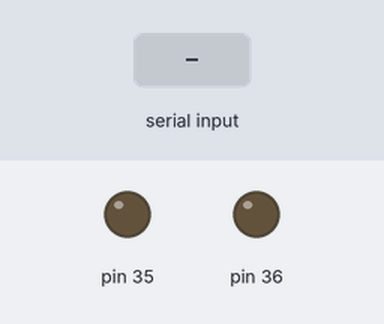
The sketch below on a simulated Arduino Mega 2560, built with avr-gcc and run on an emulated ATmega2560. Parts: output pins drawn as LEDs (lit = HIGH). The test bench sets the inputs (shaded band). The modem accepts every AT command (registered, SIM ready, sends succeed) and sends nothing else; what the sketch prints to the serial monitor is not drawn.

Above: at 0.1 s.
At 4.1 s:
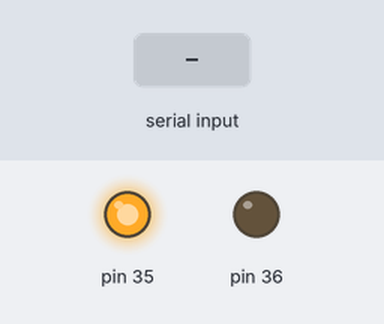
At 12.8 s:
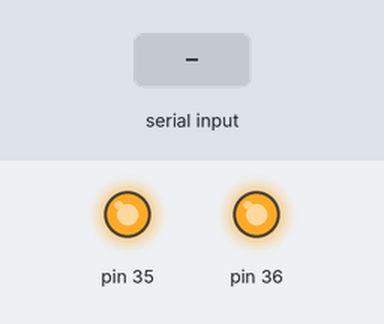
12.9 s: "OK,1\n" received over the second serial link
14.4 s: "+CMTI\n" received over the second serial link
15.9 s: "+CMGR\n" received over the second serial link
Timing chart, 0 to 18.9 s (numbered marks = the images above; inputs shaded):
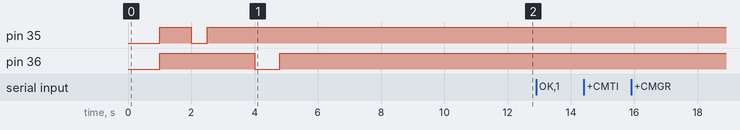

The sketch:

T2603_Clipper_AutoReply.ino
```cpp
// !!!!!!!!!  NOT YET TESTED
#include <Arduino.h>

#define LteSerial Serial1

#define PIN_TX0     (32u)
#define PIN_RX0     (33u)
#define PIN_PWRKEY  (36u)
#define PIN_RESET   (35u)

void sendAT(const char *cmd, uint32_t wait = 500) {
  Serial.print(">> ");
  Serial.println(cmd);
  LteSerial.println(cmd);
  delay(wait);

  while (LteSerial.available()) {
    Serial.write(LteSerial.read());
  }
  Serial.println();
}

String readLineFromLTE() {
  String s = "";
  while (LteSerial.available()) {
    char c = LteSerial.read();
    s += c;
    if (c == '\n') break;
  }
  return s;
}

void readSMS(int index);

// ------------------------------------------------------------
// Check for incoming SMS
// ------------------------------------------------------------
void checkIncomingSMS() {
  if (!LteSerial.available()) return;

  String line = readLineFromLTE();
  line.trim();

  if (line.length() == 0) return;

  Serial.print("[LTE] ");
  Serial.println(line);

  if (line.startsWith("+CMTI")) {
    int comma = line.indexOf(',');
    if (comma > 0) {
      int index = line.substring(comma + 1).toInt();
      Serial.print("[INFO] New SMS at index ");
      Serial.println(index);
      readSMS(index);
    }
  }
}

// ------------------------------------------------------------
// Read SMS and auto‑reply
// ------------------------------------------------------------
void readSMS(int index) {
  Serial.print("[ACTION] Reading SMS ");
  Serial.println(index);

  LteSerial.print("AT+CMGR=");
  LteSerial.println(index);
  delay(500);

  String sender = "";
  String message = "";

  while (LteSerial.available()) {
    String line = readLineFromLTE();
    Serial.print("[SMS] ");
    Serial.println(line);

    if (line.startsWith("+CMGR")) {
      int firstQuote = line.indexOf('"', 0);
      int secondQuote = line.indexOf('"', firstQuote + 1);
      int thirdQuote = line.indexOf('"', secondQuote + 1);
      int fourthQuote = line.indexOf('"', thirdQuote + 1);

      if (thirdQuote > 0 && fourthQuote > 0) {
        sender = line.substring(thirdQuote + 1, fourthQuote);
        Serial.print("[INFO] Sender: ");
        Serial.println(sender);
      }
    } else if (line.length() > 0 && !line.startsWith("+") && !line.startsWith("OK")) {
      message += line;
    }
  }

  Serial.print("[INFO] Message: ");
  Serial.println(message);

  // Auto‑reply
  if (sender.length() > 0) {
    Serial.println("[ACTION] Sending auto‑reply…");

    LteSerial.print("AT+CMGS=\"");
    LteSerial.print(sender);
    LteSerial.println("\"");
    delay(200);

    LteSerial.print("Auto‑reply: Message received!");
    LteSerial.write(26); // Ctrl+Z
    delay(1000);
  }

  // Delete SMS
  Serial.println("[ACTION] Deleting SMS");
  LteSerial.print("AT+CMGD=");
  LteSerial.println(index);
  delay(300);
}

// ------------------------------------------------------------
// Setup
// ------------------------------------------------------------
void setup() {
  Serial.begin(115200);
  delay(1000);

  Serial.println("=== Pico Plus 2 LTE Modem Initialisation ===");

  Serial1.setTX(PIN_TX0);
  Serial1.setRX(PIN_RX0);
  LteSerial.begin(115200);

  pinMode(PIN_PWRKEY, OUTPUT);
  pinMode(PIN_RESET, OUTPUT);

  digitalWrite(PIN_RESET, HIGH);
  digitalWrite(PIN_PWRKEY, HIGH);
  delay(1000);

  // Reset pulse
  Serial.println("[ACTION] Resetting modem…");
  digitalWrite(PIN_RESET, LOW);
  delay(500);
  digitalWrite(PIN_RESET, HIGH);
  delay(1500);

  // Power‑on pulse
  Serial.println("[ACTION] Powering modem ON…");
  digitalWrite(PIN_PWRKEY, LOW);
  delay(800);
  digitalWrite(PIN_PWRKEY, HIGH);
  delay(3000);

  // Basic AT init
  sendAT("AT");
  sendAT("ATE0");               // Echo off
  sendAT("AT+CPIN?");           // SIM status
  sendAT("AT+CMGF=1");          // SMS text mode
  sendAT("AT+CNMI=2,1,0,0,0");  // Enable new SMS notifications

  // Send initial SMS
  Serial.println("[ACTION] Sending test SMS…");
  LteSerial.println("AT+CMGS=\"+3585056630\"");
  delay(300);
  LteSerial.print("Hello from Pico Plus 2 + LTE!");
  LteSerial.write(26);
  delay(1000);

  Serial.println("[INFO] Setup complete. Waiting for SMS…");
}

// ------------------------------------------------------------
// Main loop
// ------------------------------------------------------------
void loop() {
  checkIncomingSMS();
}
```

Measured:
- after the input at 12.9 s, every drawn part: stays the same
- after the input at 14.4 s, every drawn part: stays the same
- after the input at 15.9 s, every drawn part: stays the same
